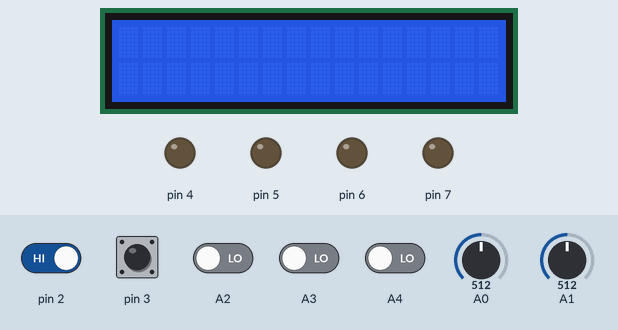
This sketch was run on a simulated Arduino Uno, built with avr-gcc and run on an emulated ATmega328P. On the bench: 16×2 character LCD, output pins drawn as LEDs (lit = HIGH). The test bench sets the inputs (shaded band); at power-on: pin 2, pin 3 HIGH, A2–4 LOW, A0 = 512, A1 = 512. Random numbers use the default seed unless the sketch sets one; what the sketch prints to the serial monitor is not drawn.

Above: at 1.2 s.
1.3 s: pin 2 driven LOW
At 1.35 s:
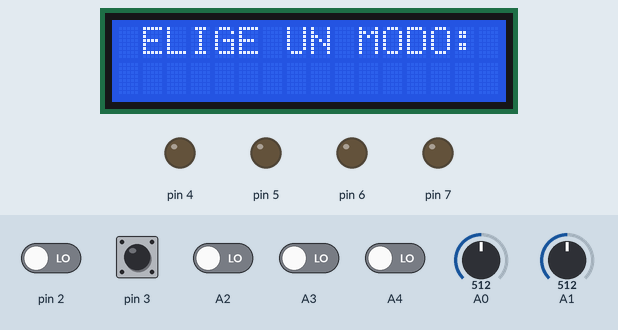
3.1 s: pin 3 driven LOW
At 3.35 s:
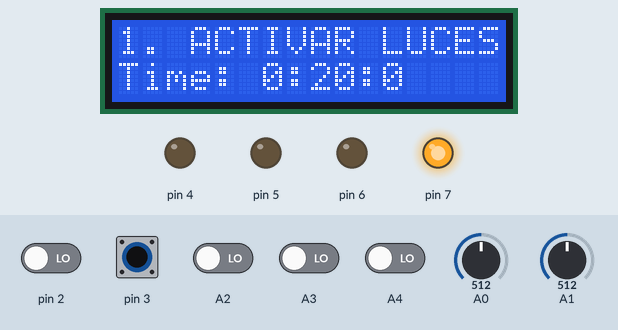
4.9 s: pin 3 pulsed HIGH 5 times (0.12 s each, 0.3 s apart)
At 6.8 s:
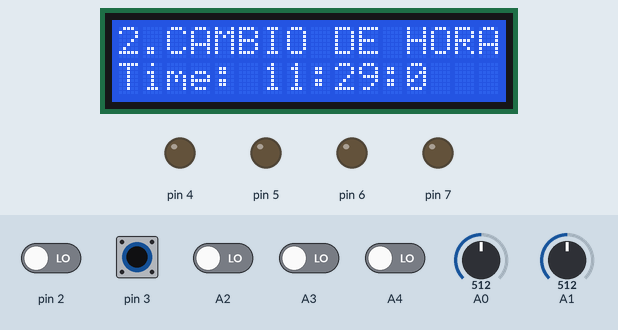
7.9 s: A0 set to 716
At 8.5 s:
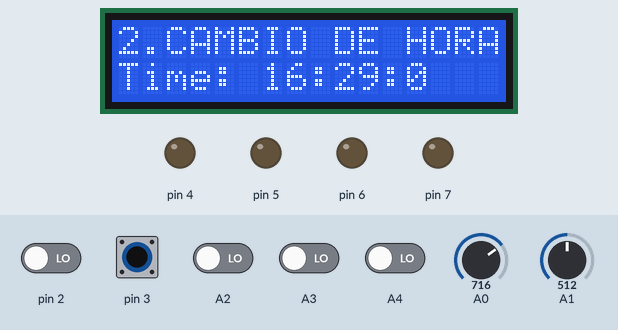
9.5 s: A1 set to 716
At 10.7 s:
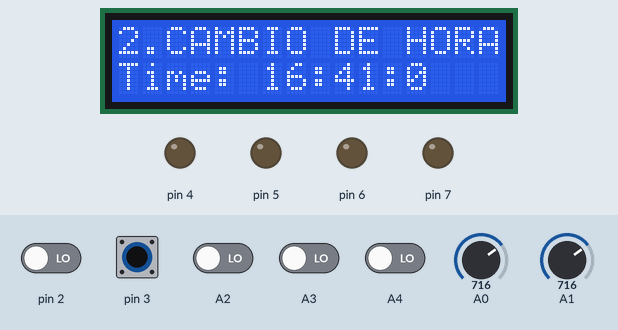
11.0 s: A0 set to 900
At 12.2 s:
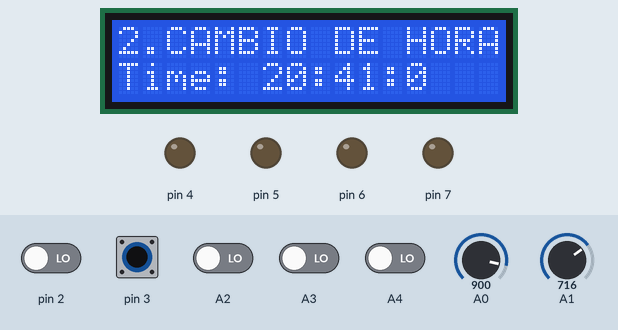
Timing chart, 0 to 13.6 s (numbered marks = the images above; inputs shaded):
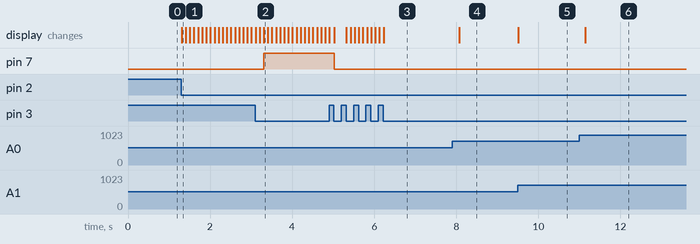

Measured:
- after the input at 1.3 s, the display: changes at once (image 1)
- after the input at 3.1 s, pin 7: LOW → HIGH after 0.21 s
- after the input at 4.9 s, pin 7: HIGH → LOW after 0.12 s
- after the input at 7.9 s, the display: changes after 0.17 s (image 4)
- after the input at 9.5 s, the display: changes at once (image 5)
- after the input at 11.0 s, the display: changes after 0.14 s (image 6)

The sketch:

UlcuangoPablo_lab2.ino
```cpp
/*
 * UNIVERSIDAD TÉCNICA DEL NORTE
 * FICA-CITEL
 * SISTEMAS EMBEBIDOS
 * NOMBRE: ULCUANGO PABLO
 * FECHA: 20/05/2020
 * Laboratorio 2 : COMUNICACIÓN - CAD - INTERRUPCIONES
 */
#include <MsTimer2.h>
#include <LiquidCrystal.h>
LiquidCrystal lcd{13,12,11,10,9,8};

int h=0;
int m=0;
int s=0;

int j=0;
int i=0;

int hora;
int minuto;

int activarL=0;

int alarma=0;

void setup() {
  Serial.begin(9600);
  lcd.begin(16,2);

  pinMode(4,OUTPUT);
  pinMode(5,OUTPUT);
  pinMode(6,OUTPUT);
  pinMode(7,OUTPUT);

  attachInterrupt(0,on,FALLING);
  attachInterrupt(1,modo,FALLING);

  MsTimer2::set(100,reloj);
  MsTimer2::stop();
}

void loop() {
//-------------MODO 1-------------------
  if(j==1 && i==1){
    activarL=1;
    alarma=0;
    }
//----------------MODO 2--------------------
  if(j==1 && i==2){
    activarL=0;
    hora=analogRead(0);
    minuto=analogRead(1);

    h=map(hora,0,1023,0,23);
    m=map(minuto,0,1023,0,59);

  lcd.setCursor(0,1);
  lcd.print("                ");
  lcd.setCursor(0,1);
  lcd.print("Time: ");
  lcd.print(h);
  lcd.print(":");
  lcd.print(m);
  lcd.print(":");
  lcd.print(s);

  delay(200);
    }
//--------------- MODO 3------------------
  if(j==1 && i==3){
    if(digitalRead(A2)==HIGH || digitalRead(A3)==HIGH || digitalRead(A4)==HIGH){
      alarma=1;
      delay(100);
      }
    if(alarma==1){
      Serial.println("Peligro - ALARMA ON");
      }
    }

}


void reloj(){
//-------------RELOJ----------------
  m++;
  if(m==60){
    h++;
    m=0;
    }
  if(h==24){
    h=0;
    }
  lcd.setCursor(0,1);
  lcd.print("                ");
  lcd.setCursor(0,1);
  lcd.print("Time: ");
  lcd.print(h);
  lcd.print(":");
  lcd.print(m);
  lcd.print(":");
  lcd.print(s);

//------------ACTIVAR LUCES--------------------
   if(activarL==1 && (m==20 || m==40 || m==60)){
     Serial.println("Luces");
     int Nr=random(4,8);
    digitalWrite(Nr,HIGH);

    }

  }

void on(){
  j=1-j;
  if(j==0){
    MsTimer2::stop();
    lcd.clear();
//    lcd.setCursor(0,0);
//    lcd.print("++++APAGADO+++++");
//    lcd.setCursor(0,1);
//    lcd.print("++++++++++++++++");
//
//    delay(700);

    }
    else{
    lcd.clear();
    lcd.setCursor(0,0);
    lcd.print(" ELIGE UN MODO: ");
    MsTimer2::start();
      }
  }

void modo(){
  i++;
  switch(i){
    case 1:
    lcd.setCursor(0,0);
    lcd.print("1. ACTIVAR LUCES");

    break;

    case 2:
    lcd.setCursor(0,0);
    lcd.print("2.CAMBIO DE HORA");
    digitalWrite(4,LOW);
    digitalWrite(5,LOW);
    digitalWrite(6,LOW);
    digitalWrite(7,LOW);
    activarL=0;
    MsTimer2::stop();
    break;

    case 3:
    lcd.setCursor(0,0);
    lcd.print("3.   SEGURIDAD  ");
    MsTimer2::start();

    break;

    default:
    i=0;
    break;

    }
  }
```
